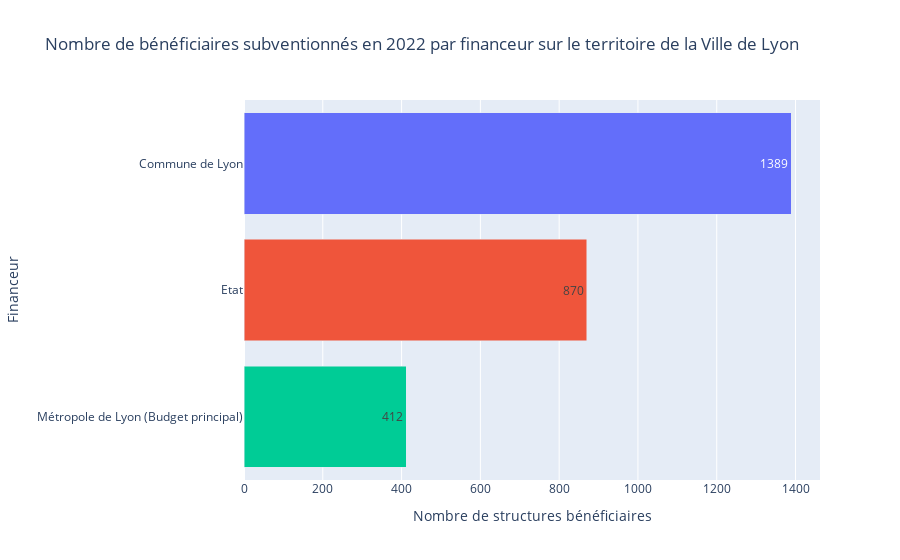

The code cell stored with this chart in its notebook:
### Code cell
fig = px.bar(df_financeur_global.sort_values(by = "Bénéficiaire", ascending = False), x = "Bénéficiaire", y="Financeur", 
             color="Financeur",
             barmode = 'stack',
             text = "Bénéficiaire",
             title = "Nombre de bénéficiaires subventionnés en 2022 par financeur sur le territoire de la Ville de Lyon")
fig.update_traces(textposition="inside")
fig.update_layout(
    autosize=True,
    uniformtext_minsize=8,
    uniformtext_mode="hide",
    showlegend=False,
    xaxis_title="Nombre de structures bénéficiaires"
)
fig.show()

### Figure 1 — Plotly figure (JSON) as saved in the notebook; plotly's stock layout.template omitted (floating-point values rounded to 4 significant figures)
{"data": [{"alignmentgroup": "True", "hovertemplate": "Financeur=%{y}<br>Bénéficiaire=%{text}<extra></extra>", "legendgroup": "Commune de Lyon", "marker": {"color": "#636efa", "pattern": {"shape": ""}}, "name": "Commune de Lyon", "offsetgroup": "Commune de Lyon", "orientation": "h", "showlegend": true, "text": [1389], "textposition": "inside", "type": "bar", "x": [1389], "xaxis": "x", "y": ["Commune de Lyon"], "yaxis": "y"}, {"alignmentgroup": "True", "hovertemplate": "Financeur=%{y}<br>Bénéficiaire=%{text}<extra></extra>", "legendgroup": "Etat", "marker": {"color": "#EF553B", "pattern": {"shape": ""}}, "name": "Etat", "offsetgroup": "Etat", "orientation": "h", "showlegend": true, "text": [870], "textposition": "inside", "type": "bar", "x": [870], "xaxis": "x", "y": ["Etat"], "yaxis": "y"}, {"alignmentgroup": "True", "hovertemplate": "Financeur=%{y}<br>Bénéficiaire=%{text}<extra></extra>", "legendgroup": "Métropole de Lyon (Budget principal)", "marker": {"color": "#00cc96", "pattern": {"shape": ""}}, "name": "Métropole de Lyon (Budget principal)", "offsetgroup": "Métropole de Lyon (Budget principal)", "orientation": "h", "showlegend": true, "text": [412], "textposition": "inside", "type": "bar", "x": [412], "xaxis": "x", "y": ["Métropole de Lyon (Budget principal)"], "yaxis": "y"}], "layout": {"autosize": true, "barmode": "stack", "legend": {"title": {"text": "Financeur"}, "tracegroupgap": 0}, "showlegend": false, "title": {"text": "Nombre de bénéficiaires subventionnés en 2022 par financeur sur le territoire de la Ville de Lyon"}, "uniformtext": {"minsize": 8, "mode": "hide"}, "xaxis": {"anchor": "y", "domain": [0, 1], "title": {"text": "Nombre de structures bénéficiaires"}}, "yaxis": {"anchor": "x", "categoryarray": ["Métropole de Lyon (Budget principal)", "Etat", "Commune de Lyon"], "categoryorder": "array", "domain": [0, 1], "title": {"text": "Financeur"}}}}
